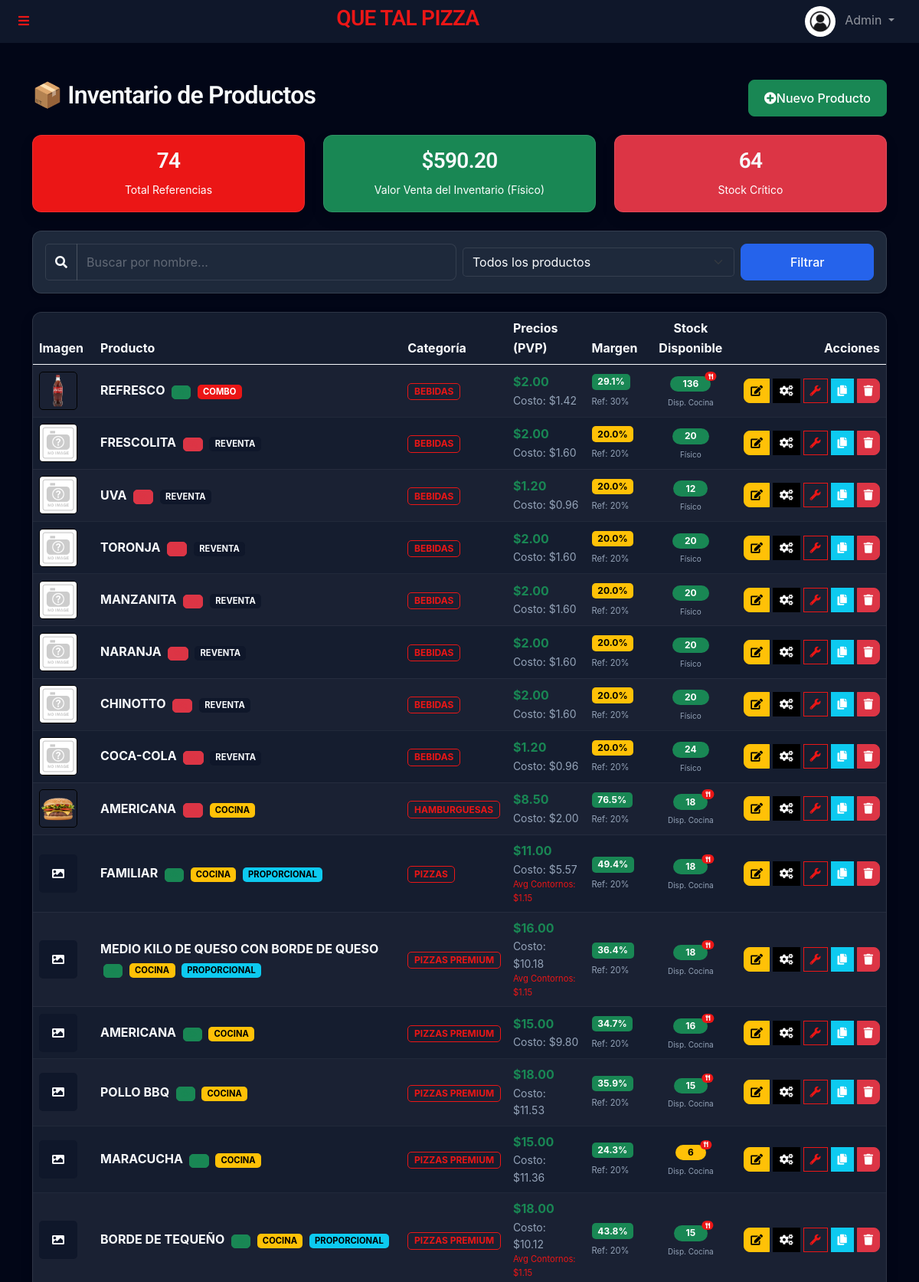
Page /admin/productos.php (signed in, upper part) on the committed database.
### tables this page shows
CREATE TABLE `products` (
  `id` int(11) NOT NULL,
  `name` varchar(100) NOT NULL,
  `description` text DEFAULT NULL,
  `price_usd` decimal(10,2) NOT NULL,
  `price_ves` decimal(10,2) NOT NULL,
  `stock` int(11) NOT NULL,
  `product_type` enum('simple','compound','prepared') DEFAULT 'simple',
  `kitchen_station` enum('pizza','kitchen','bar') DEFAULT 'kitchen',
  `image_url` varchar(255) DEFAULT NULL,
  `created_at` timestamp NULL DEFAULT current_timestamp(),
  `profit_margin` decimal(5,2) NOT NULL DEFAULT 20.00,
  `updated_at` timestamp NULL DEFAULT NULL,
  `linked_manufactured_id` int(11) DEFAULT NULL,
  `max_sides` int(11) DEFAULT 0,
  `contour_logic_type` enum('standard','proportional') DEFAULT 'standard',
  `min_stock` int(11) DEFAULT 5,
  `category_id` int(11) DEFAULT NULL,
  `short_code` varchar(50) DEFAULT NULL,
  `is_visible` tinyint(1) DEFAULT 1
);

CREATE TABLE `categories` (
  `id` int(11) NOT NULL,
  `name` varchar(100) NOT NULL,
  `kitchen_station` enum('pizza','kitchen','bar') DEFAULT 'kitchen',
  `icon` varchar(50) DEFAULT 'fa-tag',
  `description` text DEFAULT NULL,
  `created_at` timestamp NULL DEFAULT current_timestamp()
);

### admin/productos.php (the view, shortened to what the rows shown need)
<?php
require_once '../templates/autoload.php';
$search = $_GET['search'] ?? '';
$filter = $_GET['filter'] ?? '';
if ($filter === 'stock_bajo') {
    $productos = $productManager->getLowStockProducts();
} elseif (!empty($search)) {
    $productos = $productManager->searchProducts($search);
} else {
    $productos = $productManager->getAllProducts();
}
require_once '../templates/header.php';
?>
<div class="container mt-5">
    <div class="d-flex justify-content-between align-items-center mb-4">
        <h2>📦 Inventario de Productos</h2>
    </div>
    <div class="card shadow">
        <div class="card-body p-0">
            <div class="table-responsive">
                <table class="table table-striped table-hover mb-0 align-middle">
                    <thead class="table-dark">
                        <tr>
                            <th style="width: 80px;">Imagen</th>
                            <th>Producto</th>
                            <th>Categoría</th>
                            <th>Precios (PVP)</th>
                            <th>Margen</th>
                            <th class="text-center">Stock Disponible</th>
                            <th class="text-end">Acciones</th>
                        </tr>
                    </thead>
                    <tbody>
                        <?php if (!empty($productos)): ?>
                            <?php foreach ($productos as $producto): ?>
                                <tr>
                                    <td>
                                        <?php if (!empty($producto['image_url']) && file_exists("../" . $producto['image_url'])): ?>
                                            <img src="../<?= htmlspecialchars($producto['image_url']) ?>" class="rounded border"
                                                width="50" height="50" style="object-fit: cover;">
                                        <?php else: ?>
                                            <div class="bg-secondary text-white rounded d-flex align-items-center justify-content-center"
                                                style="width: 50px; height: 50px;">
                                                <i class="fa fa-image"></i>
                                            </div>
                                        <?php endif; ?>
                                    </td>
                                    <td>
                                        <span class="fw-bold"><?= htmlspecialchars($producto['name']) ?></span>
                                        <?php if ($producto['is_visible']): ?>
                                            <span class="badge bg-success bg-opacity-10 text-success border border-success ms-1" style="font-size: 0.6em;" title="Visible en tienda">
                                                <i class="fa fa-eye"></i>
                                            </span>
                                        <?php else: ?>
                                            <span class="badge bg-danger bg-opacity-10 text-danger border border-danger ms-1" style="font-size: 0.6em;" title="Oculto en tienda">
                                                <i class="fa fa-eye-slash"></i>
                                            </span>
                                        <?php endif; ?>
                                        <?php if ($producto['product_type'] === 'prepared'): ?>
                                            <span class="badge bg-warning text-dark ms-1" style="font-size: 0.7em;">COCINA</span>
                                        <?php elseif ($producto['product_type'] === 'simple'): ?>
                                            <span class="badge bg-secondary ms-1" style="font-size: 0.7em;">REVENTA</span>
                                        <?php elseif ($producto['product_type'] === 'compound'): ?>
                                            <span class="badge bg-primary ms-1" style="font-size: 0.7em;">COMBO</span>
                                        <?php endif; ?>
                                        <?php if (($producto['contour_logic_type'] ?? 'standard') === 'proportional'): ?>
                                            <span class="badge bg-info text-dark ms-1" style="font-size: 0.7em;"
                                                title="Lógica de contornos dividida">PROPORCIONAL</span>
                                        <?php endif; ?>
                                        <br>
                                    </td>
                                    <td>
                                        <?php if (!empty($producto['category_name'])): ?>
                                            <span class="badge bg-outline-primary text-primary border border-primary">
                                                <?= htmlspecialchars($producto['category_name']) ?>
                                            </span>
                                        <?php else: ?>
                                            <span class="text-muted small">Sin Cat.</span>
                                        <?php endif; ?>
                                    </td>
                                    <td>
                                        <?php
                                            $costBreakdown = $productManager->calculateProductCost($producto['id'], 0, true);
                                            $totalCosto = $costBreakdown['total'];
                                            $price = floatval($producto['price_usd']);
                                            $profit = $price - $totalCosto;
                                            $realMargin = ($price > 0) ? ($profit / $price) * 100 : 0;
                                        ?>
                                        <div class="d-flex flex-column">
                                            <span class="fw-bold text-success" title="Precio de Venta">$<?= number_format($producto['price_usd'], 2) ?></span>
                                            <span class="small text-muted" title="Costo de Producción">Costo: $<?= number_format($totalCosto, 2) ?></span>
                                            <?php if ($costBreakdown['sides'] > 0): ?>
                                                <span class="text-primary" style="font-size: 0.7em;" title="Costo promedio de contornos">
                                                    Avg Contornos: $<?= number_format($costBreakdown['sides'], 2) ?>
                                                </span>
                                            <?php endif; ?>
                                        </div>
                                    </td>
                                    <td>
                                        <span class="badge <?= $realMargin > 20 ? 'bg-success' : ($realMargin > 10 ? 'bg-warning text-dark' : 'bg-danger') ?>">
                                            <?= number_format($realMargin, 1) ?>%
                                        </span>
                                        <br>
                                        <small class="text-muted" style="font-size: 0.7em;">Ref: <?= number_format($producto['profit_margin'], 0) ?>%</small>
                                    </td>
                                    <td class="text-center">
                                        <?php
                                        $stockMostrar = 0;
                                        $esVirtual = false;
                                        if ($producto['product_type'] === 'simple') {
                                            $stockMostrar = $producto['stock'];
                                            $esVirtual = false;
                                        } else {
                                            $stockMostrar = $productManager->getVirtualStock($producto['id']);
                                            $esVirtual = true;
                                        }
                                        $stockClass = 'bg-success';
                                        $min = $producto['min_stock'] ?? 5;
                                        if ($stockMostrar <= $min)
                                            $stockClass = 'bg-danger';
                                        elseif ($stockMostrar <= ($min * 2))
                                            $stockClass = 'bg-warning text-dark';
                                        ?>
                                        <span class="badge <?= $stockClass ?> rounded-pill px-3 position-relative">
                                            <?= $stockMostrar ?>
                                            <?php if ($esVirtual): ?>
                                                <span
                                                    class="position-absolute top-0 start-100 translate-middle badge rounded-pill bg-primary"
                                                    style="font-size: 0.6em;" title="Calculado según ingredientes disponibles">
                                                    <i class="fa fa-utensils"></i>
                                                </span>
                                            <?php endif; ?>
                                        </span>
                                        <div style="font-size: 10px;" class="text-muted mt-1">
                                            <?= $esVirtual ? 'Disp. Cocina' : 'Físico' ?>
                                        </div>
                                    </td>
                                    <td class="text-end">
                                        <div class="btn-group">
                                            <a href="edit_product.php?id=<?= $producto['id'] ?>" class="btn btn-sm btn-warning"
                                                title="Editar">
                                                <i class="fa fa-edit"></i>
                                            </a>
                                            <a href="configurar_receta.php?id=<?= $producto['id'] ?>"
                                                class="btn btn-sm btn-dark ms-1" title="Configurar Receta">
                                                <i class="fa fa-cogs"></i>
                                            </a>
                                            <a href="configurar_defecto.php?id=<?= $producto['id'] ?>"
                                                class="btn btn-sm btn-outline-primary ms-1" title="Configurar Defectos">
                                                <i class="fa fa-wrench"></i>
                                            </a>
                                            <button type="button" class="btn btn-sm btn-info ms-1 text-white btn-duplicate"
                                                title="Duplicar" data-url="duplicate_product.php?id=<?= $producto['id'] ?>"
                                                data-name="<?= htmlspecialchars($producto['name']) ?>">
                                                <i class="fa fa-copy"></i>
                                            </button>
                                            <button type="button" class="btn btn-sm btn-danger ms-1 btn-delete" title="Eliminar"
                                                data-url="delete_product.php?id=<?= $producto['id'] ?>"
                                                data-name="<?= htmlspecialchars($producto['name']) ?>">
                                                <i class="fa fa-trash"></i>
                                            </button>
                                        </div>
                                    </td>
                                </tr>
                            <?php endforeach; ?>
                        <?php endif; ?>
                    </tbody>
                </table>
            </div>
        </div>
    </div>
</div>
<?php require_once '../templates/footer.php'; ?>

### rows in the picture
products: image_url (picture), name "REFRESCO", is_visible 1 (drawn), product_type "COMBO", category.name "BEBIDAS", price_usd "2.00", totalCosto "1.42", price_usd "29.1", profit_margin "30", stockMostrar "136"
products: image_url (placeholder picture), name "FRESCOLITA", is_visible 0 (drawn), product_type "REVENTA", category.name "BEBIDAS", price_usd "2.00", totalCosto "1.60", price_usd "20.0", profit_margin "20", stock "20"
products: image_url (placeholder picture), name "UVA", is_visible 0 (drawn), product_type "REVENTA", category.name "BEBIDAS", price_usd "1.20", totalCosto "0.96", price_usd "20.0", profit_margin "20", stock "12"
products: image_url (placeholder picture), name "TORONJA", is_visible 0 (drawn), product_type "REVENTA", category.name "BEBIDAS", price_usd "2.00", totalCosto "1.60", price_usd "20.0", profit_margin "20", stock "20"
products: image_url (placeholder picture), name "MANZANITA", is_visible 0 (drawn), product_type "REVENTA", category.name "BEBIDAS", price_usd "2.00", totalCosto "1.60", price_usd "20.0", profit_margin "20", stock "20"
products: image_url (placeholder picture), name "NARANJA", is_visible 0 (drawn), product_type "REVENTA", category.name "BEBIDAS", price_usd "2.00", totalCosto "1.60", price_usd "20.0", profit_margin "20", stock "20"
products: image_url (placeholder picture), name "CHINOTTO", is_visible 0 (drawn), product_type "REVENTA", category.name "BEBIDAS", price_usd "2.00", totalCosto "1.60", price_usd "20.0", profit_margin "20", stock "20"
products: image_url (placeholder picture), name "COCA-COLA", is_visible 0 (drawn), product_type "REVENTA", category.name "BEBIDAS", price_usd "1.20", totalCosto "0.96", price_usd "20.0", profit_margin "20", stock "24"
products: image_url (picture), name "AMERICANA", is_visible 0 (drawn), product_type "COCINA", category.name "HAMBURGUESAS", price_usd "8.50", totalCosto "2.00", price_usd "76.5", profit_margin "20", stockMostrar "18"
products: name "FAMILIAR", is_visible 1 (drawn), product_type "COCINA", contour_logic_type "PROPORCIONAL", category.name "PIZZAS", price_usd "11.00", totalCosto "5.57", sides "1.15", price_usd "49.4", profit_margin "20", stockMostrar "18"
products: name "MEDIO KILO DE QUESO CON BORDE DE QUESO", is_visible 1 (drawn), product_type "COCINA", contour_logic_type "PROPORCIONAL", category.name "PIZZAS PREMIUM", price_usd "16.00", totalCosto "10.18", sides "1.15", price_usd "36.4", profit_margin "20", stockMostrar "18"
products: name "AMERICANA", is_visible 1 (drawn), product_type "COCINA", category.name "PIZZAS PREMIUM", price_usd "15.00", totalCosto "9.80", price_usd "34.7", profit_margin "20", stockMostrar "16"
products: name "POLLO BBQ", is_visible 1 (drawn), product_type "COCINA", category.name "PIZZAS PREMIUM", price_usd "18.00", totalCosto "11.53", price_usd "35.9", profit_margin "20", stockMostrar "15"
products: name "MARACUCHA", is_visible 1 (drawn), product_type "COCINA", category.name "PIZZAS PREMIUM", price_usd "15.00", totalCosto "11.36", price_usd "24.3", profit_margin "20", stockMostrar "6"
products: name "BORDE DE TEQUEÑO", is_visible 1 (drawn), product_type "COCINA", contour_logic_type "PROPORCIONAL", category.name "PIZZAS PREMIUM", price_usd "18.00", totalCosto "10.12", sides "1.15", price_usd "43.8", profit_margin "20", stockMostrar "15"

### other values in the picture
$GLOBALS['site_name'] "QUE TAL PIZZA"
$user_role "Admin"
$totalProductos "74"
$valorInventarioUsd "590.20"
$itemsCriticos "64"
